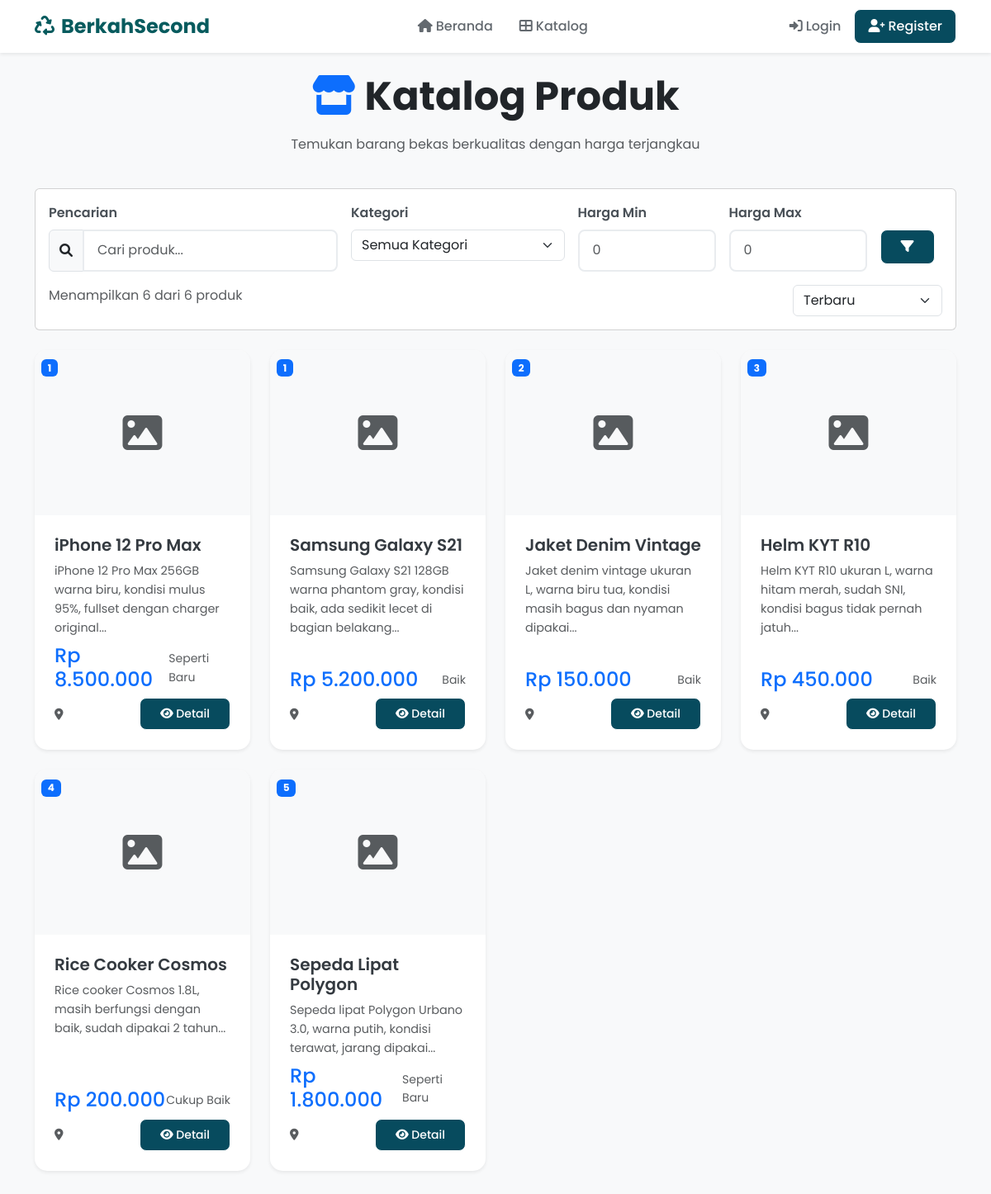
/pages/katalog.php, run on the app's committed database.
### tables this page shows
CREATE TABLE products (
    id INT AUTO_INCREMENT PRIMARY KEY,
    user_id INT,
    category_id INT,
    name VARCHAR(255) NOT NULL,
    description TEXT,
    price DECIMAL(10,2) NOT NULL,
    image VARCHAR(255),
    condition_item ENUM('Seperti Baru', 'Baik', 'Cukup Baik') DEFAULT 'Baik',
    status ENUM('available', 'sold') DEFAULT 'available',
    created_at TIMESTAMP DEFAULT CURRENT_TIMESTAMP,
    FOREIGN KEY (user_id) REFERENCES users(id) ON DELETE CASCADE,
    FOREIGN KEY (category_id) REFERENCES categories(id) ON DELETE SET NULL
);

### includes/koneksi.php (called while the page is built, shortened)
<?php
function isLoggedIn() {
    return isset($_SESSION['user_id']);
}
?>

### pages/katalog.php (the view, shortened to what this page needs)
<?php
include '../includes/header.php';
$limit = 12;
$page = isset($_GET['page']) ? (int)$_GET['page'] : 1;
$offset = ($page - 1) * $limit;
$search = isset($_GET['search']) ? trim($_GET['search']) : '';
$min_price = isset($_GET['min_price']) ? (int)$_GET['min_price'] : 0;
$max_price = isset($_GET['max_price']) ? (int)$_GET['max_price'] : 0;
$sort = isset($_GET['sort']) ? $_GET['sort'] : 'newest';
$where_conditions = ["status = 'available'"];
$params = [];
$where_clause = implode(' AND ', $where_conditions);
$order_by = "created_at DESC";
$count_sql = "SELECT COUNT(*) FROM products WHERE $where_clause";
$count_stmt = $pdo->prepare($count_sql);
$count_stmt->execute($params);
$total_products = $count_stmt->fetchColumn();
$sql = "SELECT * FROM products WHERE $where_clause ORDER BY $order_by LIMIT $limit OFFSET $offset";
$stmt = $pdo->prepare($sql);
$stmt->execute($params);
$products = $stmt->fetchAll();
?>
<div class="container my-4">
    <div class="row mb-4">
        <div class="col-12">
            <h1 class="display-5 fw-bold text-center mb-3">
                <i class="fas fa-store text-primary"></i> Katalog Produk
            </h1>
            <p class="text-center text-muted">Temukan barang bekas berkualitas dengan harga terjangkau</p>
        </div>
    </div>
    <div class="card mb-4">
        <div class="card-body">
            <form method="GET" class="row g-3">
                <div class="col-md-4">
                    <label for="search" class="form-label">Pencarian</label>
                    <div class="input-group">
                        <span class="input-group-text">
                            <i class="fas fa-search"></i>
                        </span>
                        <input type="text"
                               class="form-control"
                               id="search"
                               name="search"
                               placeholder="Cari produk..."
                               value="<?php echo htmlspecialchars($search); ?>">
                    </div>
                </div>
                <div class="col-md-3">
                    <label for="category" class="form-label">Kategori</label>
                    <select class="form-select" id="category" name="category">
                        <option value="">Semua Kategori</option>
                    </select>
                </div>
                <div class="col-md-2">
                    <label for="min_price" class="form-label">Harga Min</label>
                    <input type="number"
                           class="form-control"
                           id="min_price"
                           name="min_price"
                           placeholder="0"
                           value="<?php echo $min_price > 0 ? $min_price : ''; ?>">
                </div>
                <div class="col-md-2">
                    <label for="max_price" class="form-label">Harga Max</label>
                    <input type="number"
                           class="form-control"
                           id="max_price"
                           name="max_price"
                           placeholder="0"
                           value="<?php echo $max_price > 0 ? $max_price : ''; ?>">
                </div>
                <div class="col-md-1">
                    <label class="form-label">&nbsp;</label>
                    <button type="submit" class="btn btn-primary d-block">
                        <i class="fas fa-filter"></i>
                    </button>
                </div>
            </form>
            <div class="row mt-3">
                <div class="col-md-6">
                    <p class="text-muted mb-0">
                        Menampilkan <?php echo count($products); ?> dari <?php echo $total_products; ?> produk
                    </p>
                </div>
                <div class="col-md-6 text-end">
                    <form method="GET" class="d-inline">
                        <select name="sort" class="form-select d-inline-block" style="width: auto;" onchange="this.form.submit()">
                            <option value="newest" <?php echo $sort === 'newest' ? 'selected' : ''; ?>>Terbaru</option>
                        </select>
                    </form>
                </div>
            </div>
        </div>
    </div>
    <?php if (empty($products)): ?>
    <div class="text-center py-5">
        <i class="fas fa-search fa-3x text-muted mb-3"></i>
        <h3 class="text-muted">Tidak ada produk ditemukan</h3>
        <p class="text-muted">Coba ubah filter pencarian Anda</p>
        <a href="katalog.php" class="btn btn-primary">
            <i class="fas fa-refresh me-2"></i>Reset Filter
        </a>
    </div>
    <?php else: ?>
    <div class="row">
        <?php foreach ($products as $product): ?>
        <div class="col-lg-3 col-md-4 col-sm-6 mb-4">
            <div class="card h-100 shadow-sm product-card">
                <div class="position-relative">
                    <?php if (!empty($product['imag'])): ?>
                    <img src="../assets/images/products/<?php echo htmlspecialchars($product['imag']); ?>"
                         class="card-img-top"
                         alt="<?php echo htmlspecialchars($product['name']); ?>"
                         style="height: 200px; object-fit: cover;">
                    <?php else: ?>
                    <div class="card-img-top bg-light d-flex align-items-center justify-content-center"
                         style="height: 200px;">
                        <i class="fas fa-image fa-3x text-muted"></i>
                    </div>
                    <?php endif; ?>
                    <div class="position-absolute top-0 start-0 p-2">
                        <span class="badge bg-primary">
                            <?php echo ucfirst(htmlspecialchars($product['category_id'])); ?>
                        </span>
                    </div>
                </div>
                <div class="card-body d-flex flex-column">
                    <h5 class="card-title mb-2">
                        <?php echo htmlspecialchars($product['name']); ?>
                    </h5>
                    <p class="card-text text-muted small mb-2">
                        <?php echo substr(htmlspecialchars($product['description']), 0, 100) . '...'; ?>
                    </p>
                    <div class="mt-auto">
                        <div class="d-flex justify-content-between align-items-center mb-2">
                            <h4 class="text-primary mb-0">
                                Rp <?php echo number_format($product['price'], 0, ',', '.'); ?>
                            </h4>
                            <small class="text-muted">
                                <?php echo ucfirst($product['condition_item']); ?>
                            </small>
                        </div>
                        <div class="d-flex justify-content-between align-items-center">
                            <small class="text-muted">
                                <i class="fas fa-map-marker-alt"></i>
                            </small>
                            <a href="detail.php?id=<?php echo $product['id']; ?>"
                               class="btn btn-primary btn-sm">
                                <i class="fas fa-eye"></i> Detail
                            </a>
                        </div>
                    </div>
                </div>
            </div>
        </div>
        <?php endforeach; ?>
    </div>
    <?php endif; ?>
</div>

### includes/header.php (shortened to what this page needs)
<?php
include_once 'koneksi.php';
$current_user = getCurrentUser();
?>
<!DOCTYPE html>
<html lang="id">
<head>
    <link href="https://cdn.jsdelivr.net/npm/bootstrap@5.3.0/dist/css/bootstrap.min.css" rel="stylesheet">
    <link href="https://cdnjs.cloudflare.com/ajax/libs/font-awesome/6.0.0/css/all.min.css" rel="stylesheet">
    <link href="css/style.css" rel="stylesheet">
</head>
<body>
    <nav class="navbar navbar-expand-lg navbar-light bg-white shadow-sm sticky-top">
        <div class="container">
            <a class="navbar-brand fw-bold text-" href="index.php">
                <i class="fas fa-recycle me-2"></i>BerkahSecond
            </a>
            <div class="collapse navbar-collapse" id="navbarNav">
            <div class="mx-auto">
            <ul class="navbar-nav d-flex flex-row gap-3">
                <li class="nav-item">
                    <a class="nav-link" href="index.php">
                        <i class="fas fa-home me-1"></i>Beranda
                    </a>
                </li>
                <li class="nav-item">
                    <a class="nav-link" href="pages/katalog.php">
                        <i class="fas fa-th-large me-1"></i>Katalog
                    </a>
                </li>
            </ul>
</div>
                <ul class="navbar-nav">
                    <?php if (isLoggedIn()): ?>
                        <li class="nav-item">
                            <a class="nav-link" href="pages/tambah_produk.php">
                                <i class="fas fa-plus-circle me-1"></i>Jual Barang
                            </a>
                        </li>
                        <li class="nav-item dropdown">
                            <a class="nav-link dropdown-toggle" href="#" role="button" data-bs-toggle="dropdown">
                                <i class="fas fa-user me-1"></i><?php echo htmlspecialchars($current_user['full_name']); ?>
                            </a>
                            <ul class="dropdown-menu">
                                <li><a class="dropdown-item" href="pages/profile.php">
                                    <i class="fas fa-user-circle me-2"></i>Profil
                                </a></li>
                                <li><a class="dropdown-item" href="pages/my_products.php">
                                    <i class="fas fa-box me-2"></i>Barang Saya
                                </a></li>
                                <li><hr class="dropdown-divider"></li>
                                <li><a class="dropdown-item text-danger" href="pages/logout.php">
                                    <i class="fas fa-sign-out-alt me-2"></i>Keluar
                                </a></li>
                            </ul>
                        </li>
                    <?php else: ?>
                        <li class="nav-item">
                            <a class="nav-link" href="pages/login.php">
                                <i class="fas fa-sign-in-alt me-1"></i>Login
                            </a>
                        </li>
                        <li class="nav-item">
                            <a class="nav-link2 btn btn-primary text-dark ms-2 px-3" href="pages/register.php">
                                <i class="fas fa-user-plus me-1 "></i>Register
                            </a>
                        </li>
                    <?php endif; ?>
                </ul>
            </div>
        </div>
    </nav>

### css/style.css (style rules this page uses)
* { font-family: 'Poppins', sans-serif; }
body { background-color: #f8f9fa; line-height: 1.6; }
:root { --primary-color: #075b5e; --secondary-color: #6c757d; --success-color: #28a745; --danger-color: #dc3545; --warning-color: #ffc107; --info-color: #17a2b8; --light-color: #f8f9fa; --dark-color: #343a40; }
.navbar-brand { font-size: 1.5rem; font-weight: 700; color: var(--primary-color) !important; }
.navbar-nav .nav-link { font-weight: 500; color: #63696f !important; transition: color 0.3s ease; }
.nav-link2 { color: #ffffff !important; }
.product-card { border: none; border-radius: 15px; box-shadow: 0 4px 6px rgba(0, 0, 0, 0.1); transition: all 0.3s ease; overflow: hidden; }
.product-card .card-body { padding: 1.5rem; }
.product-card .card-title { font-weight: 600; color: #343a40; margin-bottom: 0.5rem; }
.product-card .card-text { color: #6c757d; font-size: 0.9rem; }
.btn { border-radius: 8px; font-weight: 500; padding: 0.5rem 1.5rem; transition: all 0.3s ease; }
.btn-primary { background: #074b5e; border: 1.5px solid #ffffff; }
.form-control { border-radius: 8px; border: 2px solid #e9ecef; padding: 0.7rem 1rem; font-weight: 400; transition: all 0.3s ease; }
.form-label { font-weight: 600; color: #495057; margin-bottom: 0.5rem; }

### pages/katalog.php (style rules this page uses)
.product-card { transition: transform 0.2s, box-shadow 0.2s; }
.card-img-top { transition: transform 0.3s; }

### data on the page
products: category "1", name "iPhone 12 Pro Max", description "iPhone 12 Pro Max 256GB warna biru, kondisi mulus 95%, fullset dengan charger original", price "8.500.000", condition_item "Seperti Baru"
products: category "1", name "Samsung Galaxy S21", description "Samsung Galaxy S21 128GB warna phantom gray, kondisi baik, ada sedikit lecet di bagian belakang", price "5.200.000", condition_item "Baik"
products: category "2", name "Jaket Denim Vintage", description "Jaket denim vintage ukuran L, warna biru tua, kondisi masih bagus dan nyaman dipakai", price "150.000", condition_item "Baik"
products: category "3", name "Helm KYT R10", description "Helm KYT R10 ukuran L, warna hitam merah, sudah SNI, kondisi bagus tidak pernah jatuh", price "450.000", condition_item "Baik"
products: category "4", name "Rice Cooker Cosmos", description "Rice cooker Cosmos 1.8L, masih berfungsi dengan baik, sudah dipakai 2 tahun", price "200.000", condition_item "Cukup Baik"
products: category "5", name "Sepeda Lipat Polygon", description "Sepeda lipat Polygon Urbano 3.0, warna putih, kondisi terawat, jarang dipakai", price "1.800.000", condition_item "Seperti Baru"

### other printed values
count($products) "6"
$total_products "6"
